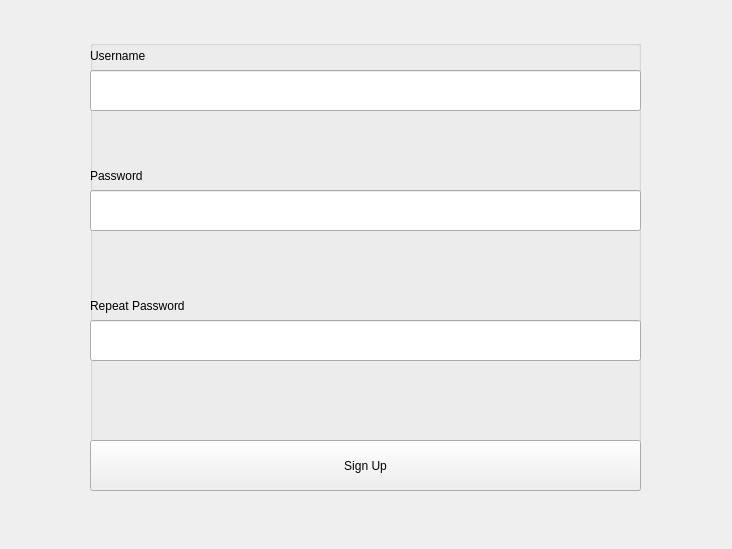
<?xml version="1.0" encoding="UTF-8"?>
<ui version="4.0">
 <class>Form</class>
 <widget class="QWidget" name="Form">
  <property name="geometry">
   <rect>
    <x>0</x>
    <y>0</y>
    <width>732</width>
    <height>549</height>
   </rect>
  </property>
  <property name="windowTitle">
   <string>Form</string>
  </property>
  <widget class="QGroupBox" name="groupBox">
   <property name="geometry">
    <rect>
     <x>90</x>
     <y>40</y>
     <width>551</width>
     <height>451</height>
    </rect>
   </property>
   <property name="title">
    <string/>
   </property>
   <widget class="QLineEdit" name="lineEdit">
    <property name="geometry">
     <rect>
      <x>0</x>
      <y>30</y>
      <width>551</width>
      <height>41</height>
     </rect>
    </property>
   </widget>
   <widget class="QLineEdit" name="lineEdit_2">
    <property name="geometry">
     <rect>
      <x>0</x>
      <y>150</y>
      <width>551</width>
      <height>41</height>
     </rect>
    </property>
   </widget>
   <widget class="QLineEdit" name="lineEdit_3">
    <property name="geometry">
     <rect>
      <x>0</x>
      <y>280</y>
      <width>551</width>
      <height>41</height>
     </rect>
    </property>
   </widget>
   <widget class="QPushButton" name="pushButton">
    <property name="geometry">
     <rect>
      <x>0</x>
      <y>400</y>
      <width>551</width>
      <height>51</height>
     </rect>
    </property>
    <property name="text">
     <string>Sign Up</string>
    </property>
   </widget>
   <widget class="QLabel" name="label">
    <property name="geometry">
     <rect>
      <x>0</x>
      <y>0</y>
      <width>151</width>
      <height>31</height>
     </rect>
    </property>
    <property name="text">
     <string>Username</string>
    </property>
   </widget>
   <widget class="QLabel" name="label_2">
    <property name="geometry">
     <rect>
      <x>0</x>
      <y>120</y>
      <width>151</width>
      <height>31</height>
     </rect>
    </property>
    <property name="text">
     <string>Password</string>
    </property>
   </widget>
   <widget class="QLabel" name="label_3">
    <property name="geometry">
     <rect>
      <x>0</x>
      <y>250</y>
      <width>151</width>
      <height>31</height>
     </rect>
    </property>
    <property name="text">
     <string>Repeat Password</string>
    </property>
   </widget>
  </widget>
 </widget>
 <resources/>
 <connections/>
</ui>
